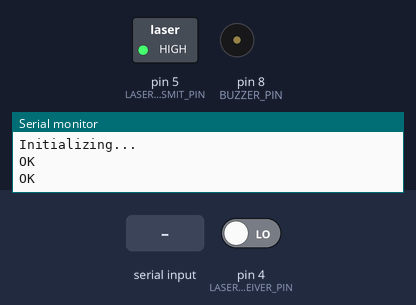
The sketch below on a simulated Arduino Uno, built with avr-gcc and run on an emulated ATmega328P. Shown: switched loads named in the sketch (green lamp = pin HIGH), buzzer (waves = sounding), the last lines printed to the serial monitor. The inputs (shaded band) are chosen by the test bench; at power-on: pin 4 (LASER_RECEIVER_PIN) LOW. The modem accepts every AT command (registered, SIM ready, sends succeed) and sends nothing else.

Above: at 3.2 s.
3.3 s: pin 4 (LASER_RECEIVER_PIN) driven HIGH
At 3.45 s:
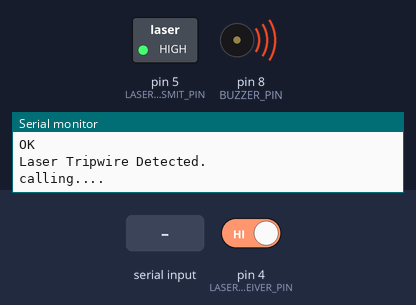
6.3 s: "RING" received over the second serial link
9.3 s: "1" received over the second serial link
12.3 s: pin 4 (LASER_RECEIVER_PIN) driven LOW
At 12.8 s:
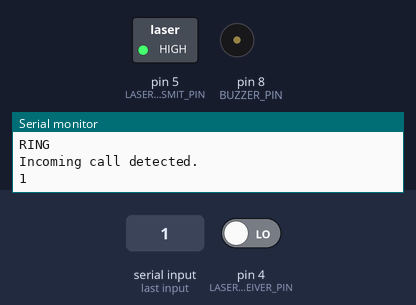
Timing chart, 0 to 14.8 s (numbered marks = the images above; inputs shaded):
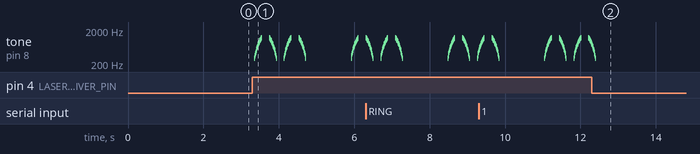

The sketch:

Laser_gsm.ino
```cpp
#include <SoftwareSerial.h>

const String PHONE = "Enter the Number you want to Call through GSM ";

#define rxPin 2
#define txPin 3
SoftwareSerial sim800L(rxPin, txPin);

#define LASER_RECEIVER_PIN 4
#define LASER_TRANSMIT_PIN 5
boolean laser_flag = 0;
#define BUZZER_PIN 8

void setup()
{
  Serial.begin(115200);
  sim800L.begin(9600);
  pinMode(LASER_RECEIVER_PIN, INPUT);
  pinMode(LASER_TRANSMIT_PIN, OUTPUT);
  digitalWrite(LASER_TRANSMIT_PIN, HIGH);
  pinMode(BUZZER_PIN, OUTPUT);
  digitalWrite(BUZZER_PIN, LOW);
  Serial.println("Initializing...");
  sim800L.println("AT");
  delay(1000);
  sim800L.println("AT+CMGF=1");
  delay(1000);
}

void loop()
{
  while (sim800L.available())
  {
    String response = sim800L.readString();
    Serial.println(response);

    if (response.indexOf("RING") != -1)
    {
      Serial.println("Incoming call detected.");
      ring_buzzer();
    }
  }

  int laser_value = digitalRead(LASER_RECEIVER_PIN);

  // The laser trip wire is detected, trigger Alarm and send SMS
  if (laser_value == HIGH)
  {
    if (laser_flag == 1)
    {
      Serial.println("Laser Tripwire Detected.");
      laser_flag = 0;
      make_call();
    }
    ring_buzzer();
  }
  // No laser tripwire is detected, turn OFF Alarm
  else
  {
    digitalWrite(BUZZER_PIN, LOW);
    laser_flag = 1;
  }
}

void make_call()
{
  Serial.println("calling....");
  sim800L.println("ATD" + PHONE + ";");

  // Do not delay to allow the buzzer to keep ringing during the call
}

void ring_buzzer()
{
  // Police Siren Melody
  for (int i = 0; i < 2; i++) {
    // Upward pitch
    for (int frequency = 300; frequency <= 1200; frequency += 50) {
      tone(BUZZER_PIN, frequency, 10);
      delay(10);
    }

    delay(200); // Pause between upward and downward pitch

    // Downward pitch
    for (int frequency = 1200; frequency >= 300; frequency -= 50) {
      tone(BUZZER_PIN, frequency, 10);
      delay(10);
    }

    delay(200); // Pause between downward and upward pitch
  }

  // Stop the buzzer
  noTone(BUZZER_PIN);
}
```

Measured:
- after the input at 3.3 s, tone on pin 8 (BUZZER_PIN): plays 300 Hz for 0.01 s, 350 Hz for 0.01 s, 400 Hz for 0.01 s, 450 Hz for 0.01 s, 500 Hz for 0.01 s, 550 Hz for 0.01 s … (95 notes in this stretch), starting after 0.06 s
- after the input at 12.3 s, tone on pin 8 (BUZZER_PIN): goes on until 12.4 s, then stays silent
